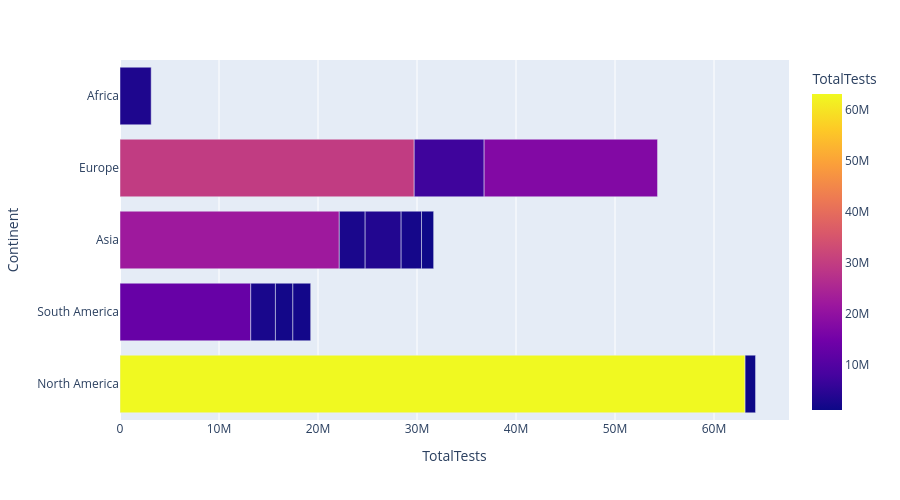

The notebook cell this image was saved under:
### Code cell
px.bar(df.head(15), x = 'TotalTests', y = 'Continent',
       color = 'TotalTests',orientation ='h',  height = 500,
       hover_data = ['Country/Region', 'Continent'])

### Figure 1 — Plotly figure (JSON) as saved in the notebook; plotly's stock layout.template omitted (floating-point values rounded to 4 significant figures)
{"data": [{"customdata": [["USA"], ["Brazil"], ["India"], ["Russia"], ["South Africa"], ["Mexico"], ["Peru"], ["Chile"], ["Colombia"], ["Spain"], ["Iran"], ["UK"], ["Saudi Arabia"], ["Pakistan"], ["Bangladesh"]], "hovertemplate": "TotalTests=%{marker.color}<br>Continent=%{y}<br>Country/Region=%{customdata[0]}<extra></extra>", "legendgroup": "", "marker": {"color": [63140000.0, 13210000.0, 22150000.0, 29720000.0, 3150000.0, 1057000.0, 2493000.0, 1761000.0, 1802000.0, 7064000.0, 2613000.0, 17520000.0, 3636000.0, 2059000.0, 1225000.0], "coloraxis": "coloraxis", "pattern": {"shape": ""}}, "name": "", "orientation": "h", "showlegend": false, "textposition": "auto", "type": "bar", "x": [63140000.0, 13210000.0, 22150000.0, 29720000.0, 3150000.0, 1057000.0, 2493000.0, 1761000.0, 1802000.0, 7064000.0, 2613000.0, 17520000.0, 3636000.0, 2059000.0, 1225000.0], "xaxis": "x", "y": ["North America", "South America", "Asia", "Europe", "Africa", "North America", "South America", "South America", "South America", "Europe", "Asia", "Europe", "Asia", "Asia", "Asia"], "yaxis": "y"}], "layout": {"barmode": "relative", "coloraxis": {"colorbar": {"title": {"text": "TotalTests"}}, "colorscale": [[0, "#0d0887"], [0.1111, "#46039f"], [0.2222, "#7201a8"], [0.3333, "#9c179e"], [0.4444, "#bd3786"], [0.5556, "#d8576b"], [0.6667, "#ed7953"], [0.7778, "#fb9f3a"], [0.8889, "#fdca26"], [1, "#f0f921"]]}, "height": 500, "legend": {"tracegroupgap": 0}, "margin": {"t": 60}, "xaxis": {"anchor": "y", "domain": [0, 1], "title": {"text": "TotalTests"}}, "yaxis": {"anchor": "x", "domain": [0, 1], "title": {"text": "Continent"}}}}
